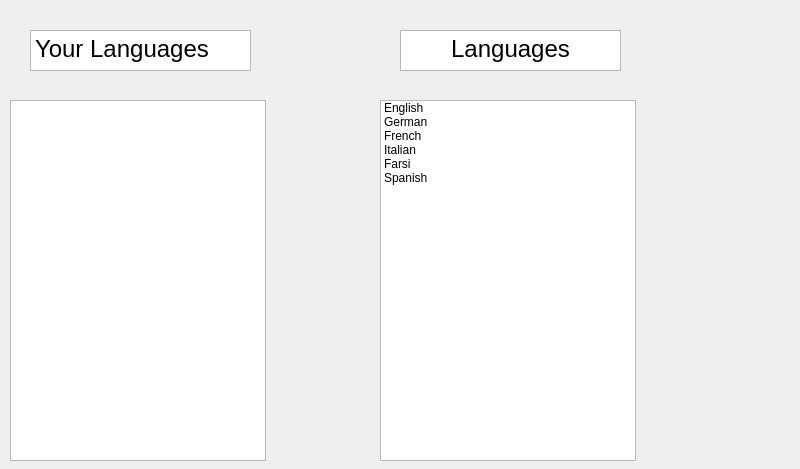
<?xml version="1.0" encoding="UTF-8"?>
<ui version="4.0">
 <class>AddLanguage</class>
 <widget class="QWidget" name="AddLanguage">
  <property name="geometry">
   <rect>
    <x>0</x>
    <y>0</y>
    <width>800</width>
    <height>469</height>
   </rect>
  </property>
  <property name="windowTitle">
   <string>Form</string>
  </property>
  <widget class="QListWidget" name="YourList">
   <property name="geometry">
    <rect>
     <x>10</x>
     <y>100</y>
     <width>256</width>
     <height>361</height>
    </rect>
   </property>
  </widget>
  <widget class="QTextBrowser" name="yourLanguages">
   <property name="geometry">
    <rect>
     <x>30</x>
     <y>30</y>
     <width>221</width>
     <height>41</height>
    </rect>
   </property>
   <property name="html">
    <string>&lt;!DOCTYPE HTML PUBLIC &quot;-//W3C//DTD HTML 4.0//EN&quot; &quot;http://www.w3.org/TR/REC-html40/strict.dtd&quot;&gt;
&lt;html&gt;&lt;head&gt;&lt;meta name=&quot;qrichtext&quot; content=&quot;1&quot; /&gt;&lt;style type=&quot;text/css&quot;&gt;
p, li { white-space: pre-wrap; }
&lt;/style&gt;&lt;/head&gt;&lt;body style=&quot; font-family:'MS Shell Dlg 2'; font-size:8.25pt; font-weight:400; font-style:normal;&quot;&gt;
&lt;p style=&quot; margin-top:0px; margin-bottom:0px; margin-left:0px; margin-right:0px; -qt-block-indent:0; text-indent:0px;&quot;&gt;&lt;span style=&quot; font-size:18pt;&quot;&gt;Your Languages&lt;/span&gt;&lt;/p&gt;&lt;/body&gt;&lt;/html&gt;</string>
   </property>
  </widget>
  <widget class="QTextBrowser" name="Languages">
   <property name="geometry">
    <rect>
     <x>400</x>
     <y>30</y>
     <width>221</width>
     <height>41</height>
    </rect>
   </property>
   <property name="html">
    <string>&lt;!DOCTYPE HTML PUBLIC &quot;-//W3C//DTD HTML 4.0//EN&quot; &quot;http://www.w3.org/TR/REC-html40/strict.dtd&quot;&gt;
&lt;html&gt;&lt;head&gt;&lt;meta name=&quot;qrichtext&quot; content=&quot;1&quot; /&gt;&lt;style type=&quot;text/css&quot;&gt;
p, li { white-space: pre-wrap; }
&lt;/style&gt;&lt;/head&gt;&lt;body style=&quot; font-family:'MS Shell Dlg 2'; font-size:8.25pt; font-weight:400; font-style:normal;&quot;&gt;
&lt;p align=&quot;center&quot; style=&quot; margin-top:0px; margin-bottom:0px; margin-left:0px; margin-right:0px; -qt-block-indent:0; text-indent:0px;&quot;&gt;&lt;span style=&quot; font-size:18pt;&quot;&gt;Languages&lt;/span&gt;&lt;/p&gt;&lt;/body&gt;&lt;/html&gt;</string>
   </property>
  </widget>
  <widget class="QListWidget" name="LanguageList">
   <property name="geometry">
    <rect>
     <x>380</x>
     <y>100</y>
     <width>256</width>
     <height>361</height>
    </rect>
   </property>
   <item>
    <property name="text">
     <string>English</string>
    </property>
    <property name="flags">
     <set>ItemIsSelectable|ItemIsEditable|ItemIsDragEnabled|ItemIsUserCheckable|ItemIsEnabled</set>
    </property>
   </item>
   <item>
    <property name="text">
     <string>German</string>
    </property>
    <property name="flags">
     <set>ItemIsSelectable|ItemIsEditable|ItemIsDragEnabled|ItemIsUserCheckable|ItemIsEnabled</set>
    </property>
   </item>
   <item>
    <property name="text">
     <string>French</string>
    </property>
    <property name="flags">
     <set>ItemIsSelectable|ItemIsEditable|ItemIsDragEnabled|ItemIsUserCheckable|ItemIsEnabled</set>
    </property>
   </item>
   <item>
    <property name="text">
     <string>Italian</string>
    </property>
    <property name="flags">
     <set>ItemIsSelectable|ItemIsEditable|ItemIsDragEnabled|ItemIsUserCheckable|ItemIsEnabled</set>
    </property>
   </item>
   <item>
    <property name="text">
     <string>Farsi</string>
    </property>
    <property name="flags">
     <set>ItemIsSelectable|ItemIsEditable|ItemIsDragEnabled|ItemIsUserCheckable|ItemIsEnabled</set>
    </property>
   </item>
   <item>
    <property name="text">
     <string>Spanish</string>
    </property>
    <property name="flags">
     <set>ItemIsSelectable|ItemIsEditable|ItemIsDragEnabled|ItemIsUserCheckable|ItemIsEnabled</set>
    </property>
   </item>
  </widget>
 </widget>
 <resources/>
 <connections/>
</ui>
